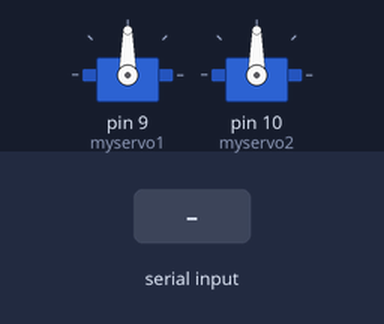
Bench run of a sketch on a simulated Arduino Uno, built with avr-gcc and run on an emulated ATmega328P. Parts: 2 × servo. The test bench sets the inputs (shaded band).

Above: at 1.2 s.
1.3 s: "b" received over Serial
At 1.8 s:
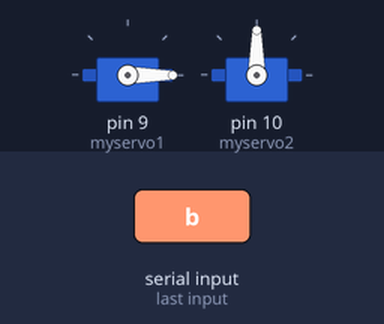
3.0 s: "s" received over Serial
At 3.1 s:
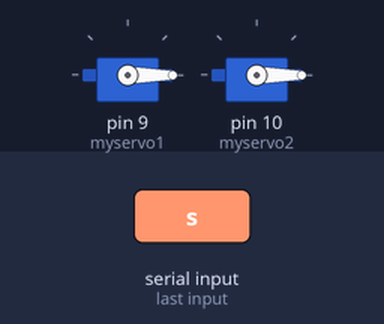
Timing chart, 0 to 6.0 s (numbered marks = the images above; inputs shaded):
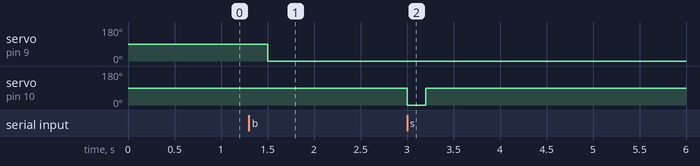

Measured:
- after the input at 1.3 s, servo on pin 9 (myservo1): 90° → 0° after 0.20 s
- after the input at 3.0 s, servo on pin 10 (myservo2): 90° → 0° at once, → 90° 0.20 s later

The sketch:

openBuskingBot_Serial_Servo.ino
```cpp
// (licence header left out)
#include <Servo.h>
Servo myservo1; // 첫 번째 서보모터
Servo myservo2; // 두 번째 서보모터

void LeftHit() {
    myservo1.write(90); // 서보 1번에게 90도로 이동하라고 명령 (왼쪽 모터) (팔을 내린다)
    delay(200); // 200ms (0.2초 동안 여기서 대기)
    myservo1.write(00); // 서보 1번에게 0도로 이동하라고 명령 (왼쪽 모터) (팔을 든다)
}

void RightHit() {
    myservo2.write(0); // 서보 2번에게 90도로 이동하라고 명령 (오른쪽 모터) (팔을 내린다)
    delay(200); // 200ms (0.2초 동안 여기서 대기)
    myservo2.write(90); // 서보 2번에게 0도로 이동하라고 명령 (오른쪽 모터) (팔을 든다)
}

void setup() {
    myservo1.attach(9); // 9번 핀을 서보1번이라는 이름으로 컨트롤 하겠음 (왼쪽 모터)
    myservo2.attach(10); // 9번 핀을 서보2번이라는 이름으로 컨트롤 하겠음 (오른쪽 모터)

    // 시리얼 통신을 시작하겠음. 38400 이라는 속도로 하겠음
    // 38400  이라는 숫자는 미리 정해진 여러가지 속도 중 하나임
    Serial.begin(38400);
}

// 임시로 데이터를 저장할 공간을 마련함
char tempData = 0;

void loop() {
    // 통신을 통해 데이터를 받았다면
    if (Serial.available()) {
        // 임시 공간에 데이터 하나를 읽어서 저장하세요
        char tempData = Serial.read();
        // 만약 그 데이터가 'b' 라면
        if (tempData == 'b') {
            //왼팔을 움직이세요
            LeftHit();
        } else if (tempData == 's') {
            // s 라면 오른팔을 치세요
            RightHit();
        }
    }
}
```
